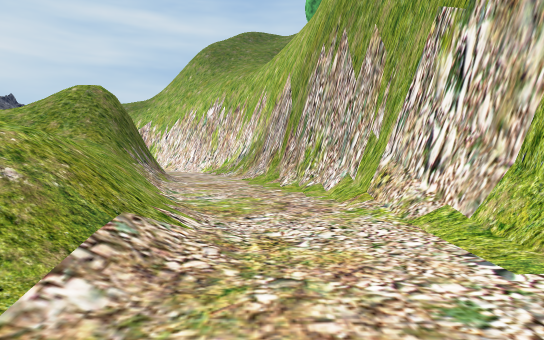
View 1 (above)

22 first-person views from a walk through a scene from a Unity 3-D project. The camera is 1.3 m above the floor, tilts 2° down and sees 75° across. The floor is counted in squares, 2 m on a side. Each view is taken from the middle of a square. On the plan, view 1 faces up. The plan holds only what a view shows up to about 10 squares ahead; the rest is blank. The place goes on beyond the plan. Some trees and plants on the terrain are drawn as simple stand-ins. The player character is not drawn.

View 2
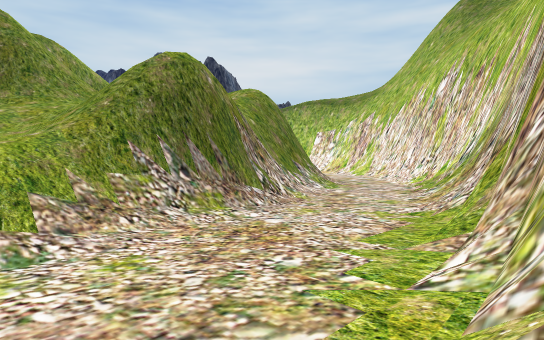

View 3
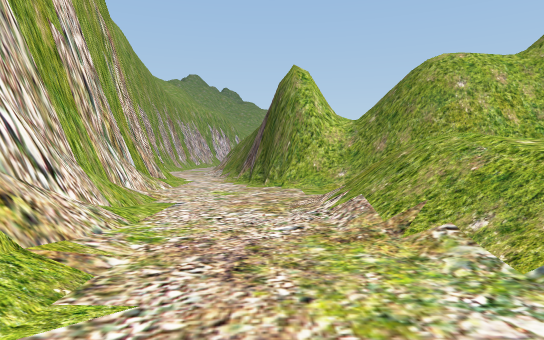

View 4
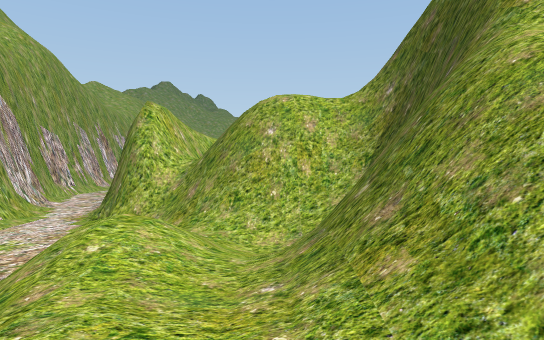

View 5
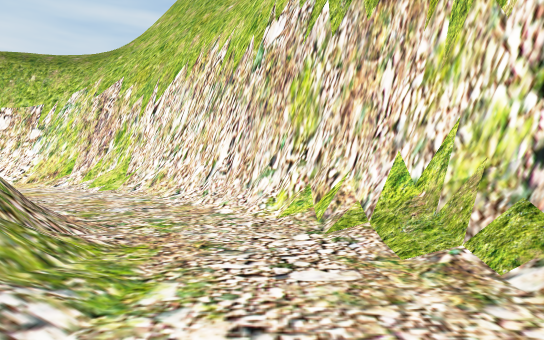

View 6
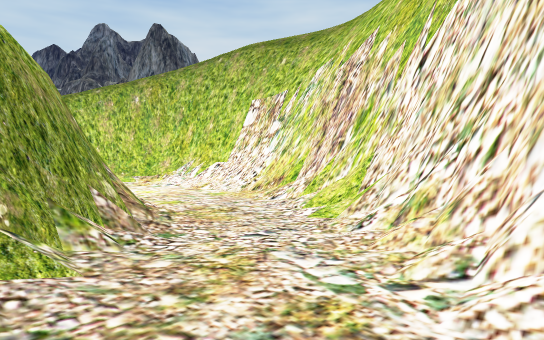

View 7
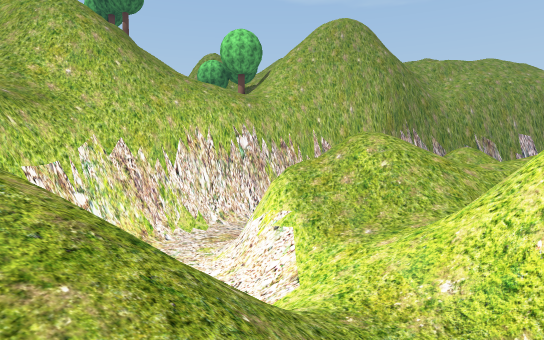

View 8
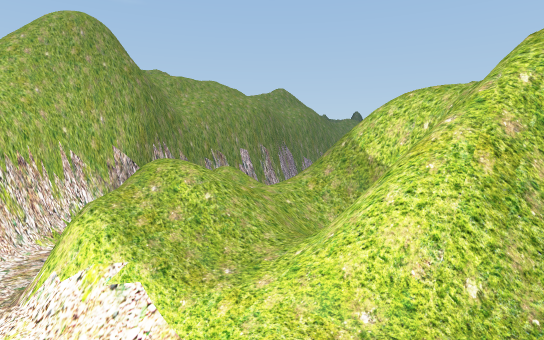

View 9
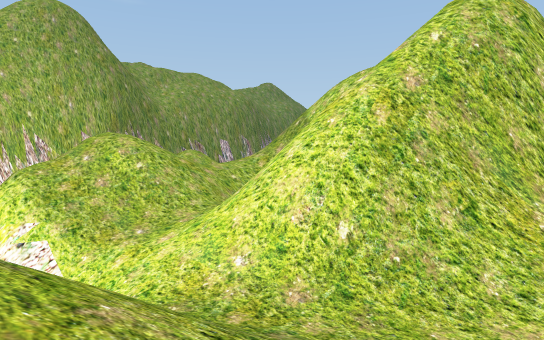

View 10
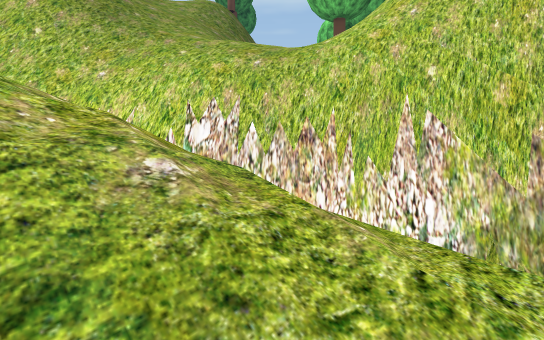

View 11
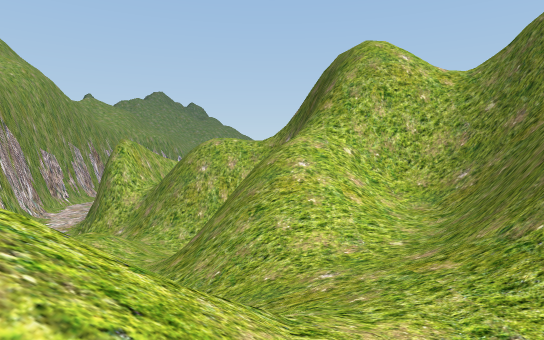

View 12
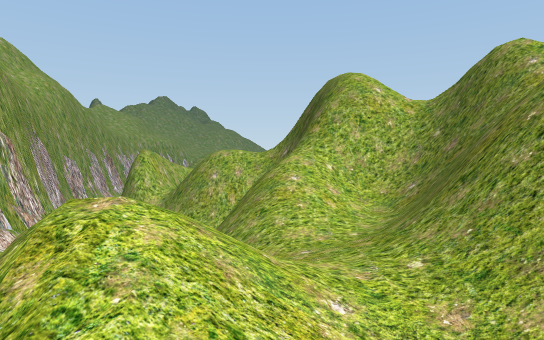

View 13
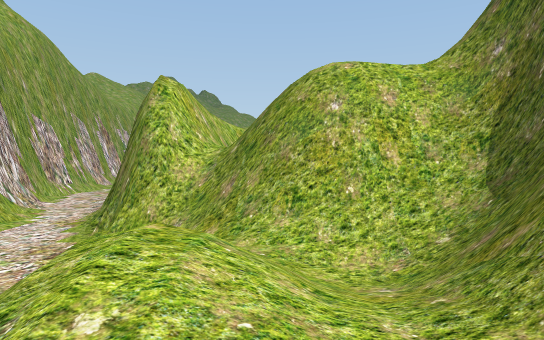

View 14
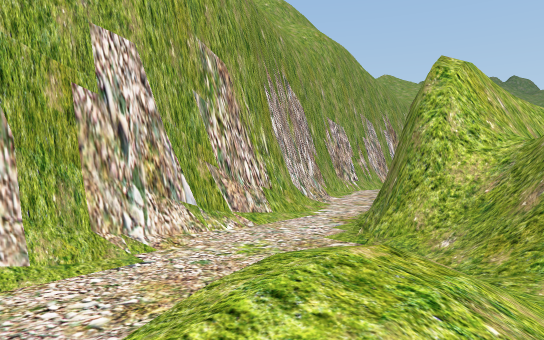

View 15
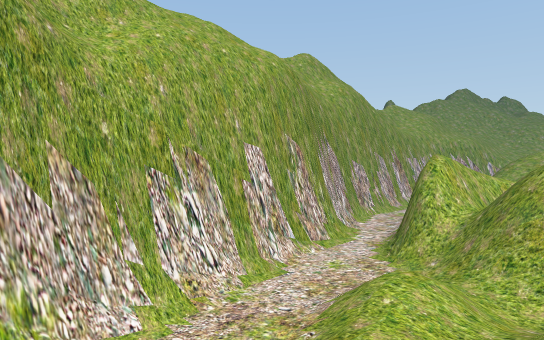

View 16
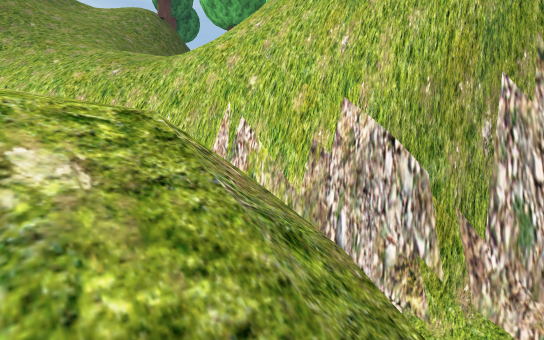

View 17
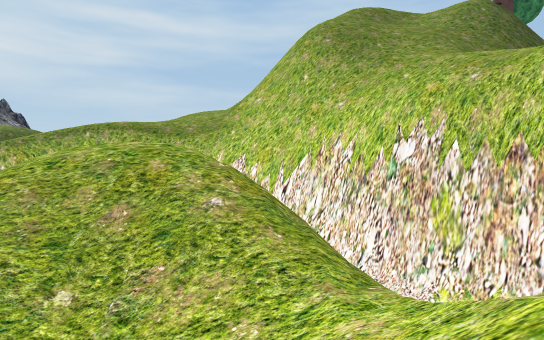

View 18
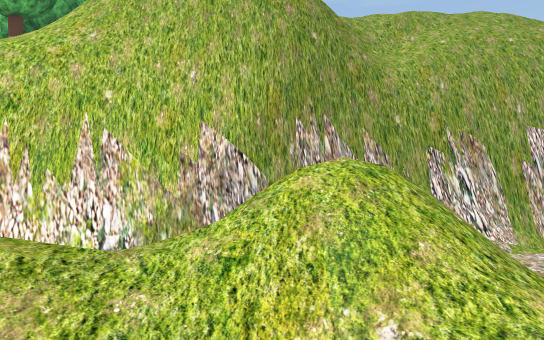

View 19
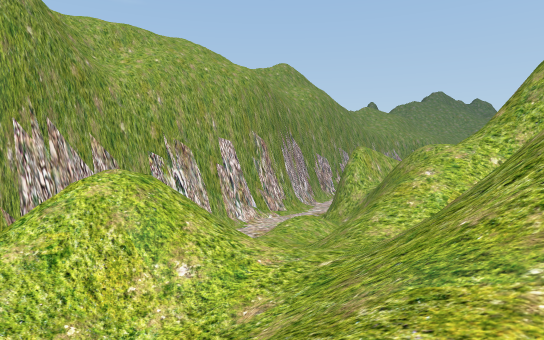

View 20
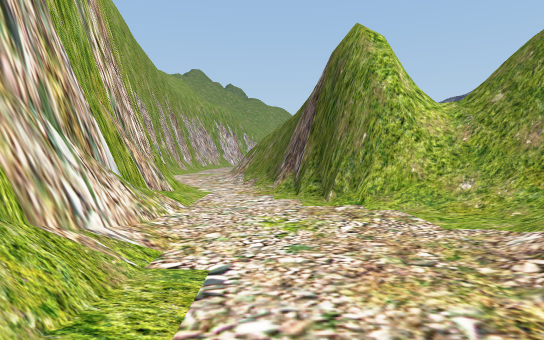

View 21
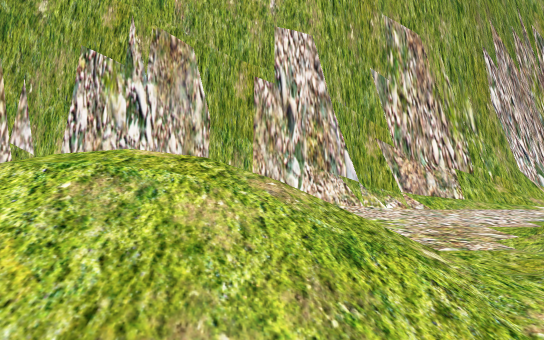

View 22
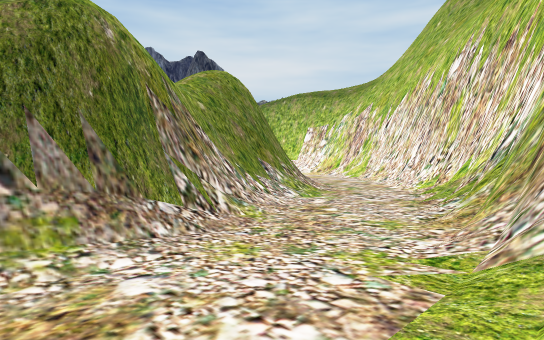

### Floor plan
Key: @ floor where view 1 was taken; # wall or solid block; . main floor; : floor 0.75 m higher than the main floor; + floor 1.5 m higher than the main floor; * floor 3.25 m higher than the main floor; % floor 4 m higher than the main floor; & floor 10.5 m higher than the main floor; $ floor 11.25 m higher than the main floor; / step, stairs or slope; = window, fence, low wall or low ledge; v drop or lower ground.
Columns run from 17 left of view 1 to 6 right of it. Each row starts with its distance up from view 1.
 21             #v//
 20    v#########v//
 19   /##/...####v///
 18  //#/.......##v//$
 17 ///   .///...##v//
 16 *//////####...##v//=
 15  /++//////# ...##v/=
 14 /+//////// ##..##vvv
 13 /###///////v#...##vv
 12  ###  //////#=..## v
 11  ##v  //%///##...#
 10  v&v  #=//*//##..##
  9  v  vv##//*//##...###
  8     // ///*//=#...#
  7        /#=/////...##v =/
  6         #/*//++/...#v$=#
  5      //#=*///++/...#vv/=
  4      /=#=#//=/+//..# v/
  3      /vv##//#//+/..##v
  2       vv ####////..##v
  1           ##//:/...##v
  0            ####=.@..#
 -1              ####...#v
 -2               ####..# v
 -3                ####.##v
 -4                #=##..#
 -5                v =#..#

Where each view was taken, in squares from view 1:
view 1: 0 up, 0 right, facing up
view 2: 6 up, 1 right, facing up-left
view 3: 7 up, 0 right, facing down
view 4: 7 up, 4 left, facing down
view 5: 11 up, 3 left, facing up
view 6: 15 up, 4 left, facing up-left
view 7: 16 up, 17 left, facing right
view 8: 18 up, 16 left, facing down-right
view 9: 17 up, 17 left, facing down-right
view 10: 11 up, 7 left, facing up-right
view 11: 10 up, 6 left, facing down
view 12: 12 up, 6 left, facing down
view 13: 5 up, 3 left, facing down
view 14: 4 up, 3 left, facing down-right
view 15: 9 up, 5 left, facing down-right
view 16: 8 up, 5 left, facing up-right
view 17: 9 up, 6 left, facing up
view 18: 10 up, 8 left, facing right
view 19: 11 up, 9 left, facing down-right
view 20: 4 up, 1 right, facing down
view 21: 2 up, 4 left, facing right
view 22: 8 up, 0 right, facing up-left
